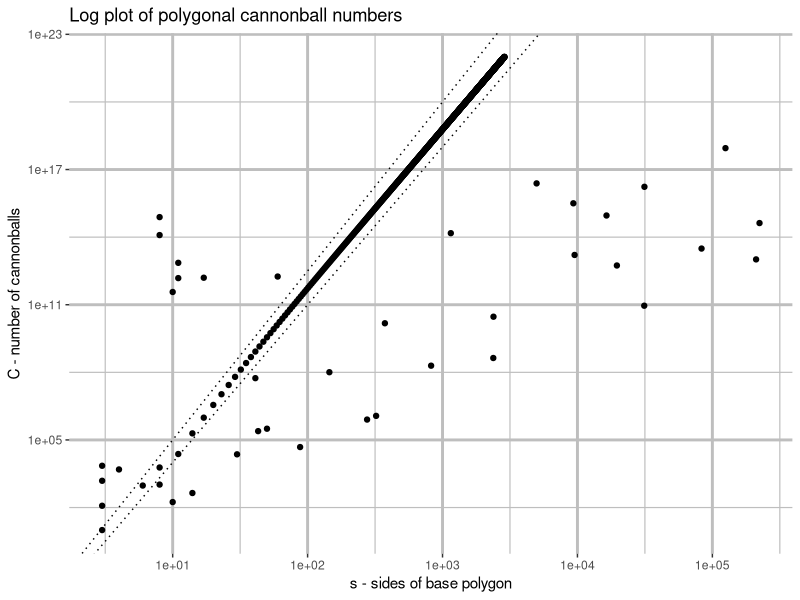
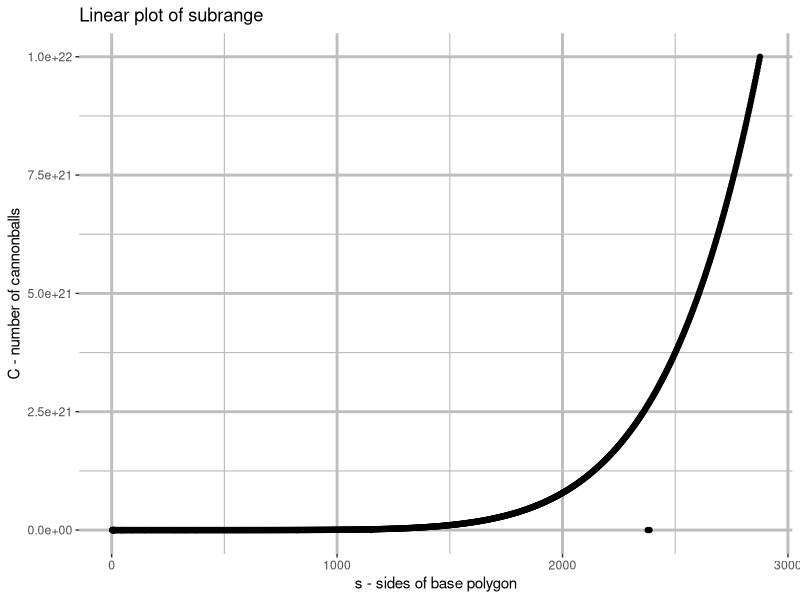
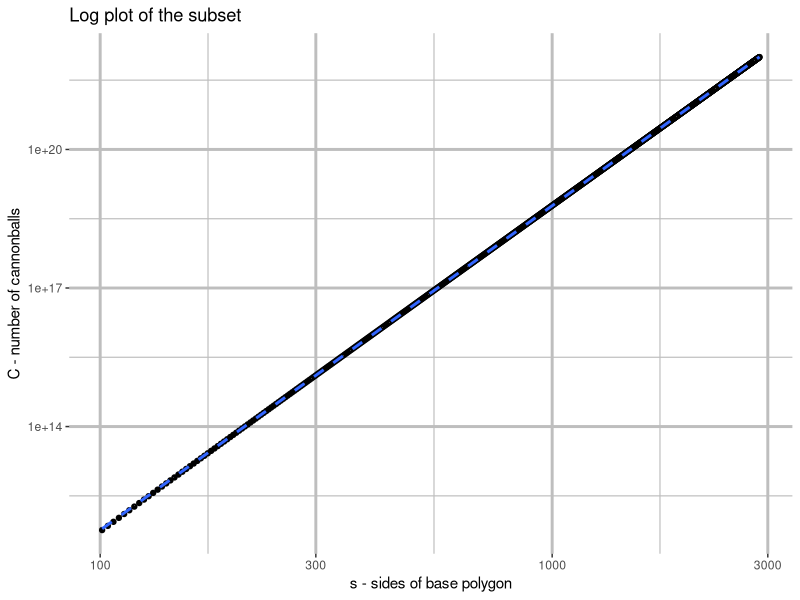

R code for these plots, in order:
library(ggplot2)

soln_df <- read.table("solutions.tsv")
colnames(soln_df) <- c("s", "C", "n_P", "n_C")

trend_df <- subset(soln_df, log10(C) > -3 + 7 * log10(s) &
                            log10(C) < -2.5 + 7.5 * log10(s) &
                            s > 100)

model <- lm(log(C) ~ log(s), data=trend_df)
intercept <- coef(summary(model))["(Intercept)", "Estimate"]
grad <- coef(summary(model))["log(s)", "Estimate"]
cat("\\begin{equation*}\n")
cat("C =", exp(intercept), "\\cdot s ^ {", grad, "}\n")
cat("\\end{equation*}\n")

ggplot(soln_df, aes(s, C)) +
    geom_point() +
    ggtitle("Log plot of polygonal cannonball numbers") +
    labs(x="s - sides of base polygon", y="C - number of cannonballs") +
    theme(panel.grid.minor = element_line(colour="gray", size=0.4),
          panel.grid.major = element_line(colour="gray", size=1),
          panel.background = element_blank()) +
    scale_x_log10() +
    scale_y_log10() +
    geom_abline(intercept = -3, slope = 7, linetype="dotted") +
    geom_abline(intercept = -2.5, slope = 7.5, linetype="dotted")

ggplot(soln_df, aes(s, C)) +
    geom_point() +
    ggtitle("Linear plot of subrange") +
    labs(x="s - sides of base polygon", y="C - number of cannonballs") +
    theme(panel.grid.minor = element_line(colour="gray", size=0.4),
          panel.grid.major = element_line(colour="gray", size=1),
          panel.background = element_blank()) +
    xlim(0, tail(trend_df$s, n = 1))

ggplot(trend_df, aes(s, C)) +
    geom_point() +
    ggtitle("Log plot of the subset") +
    labs(x="s - sides of base polygon", y="C - number of cannonballs") +
    theme(panel.grid.minor = element_line(colour="gray", size=0.4),
          panel.grid.major = element_line(colour="gray", size=1),
          panel.background = element_blank()) +
    scale_x_log10() +
    scale_y_log10() +
    geom_smooth(method = "lm", linetype="dashed")
